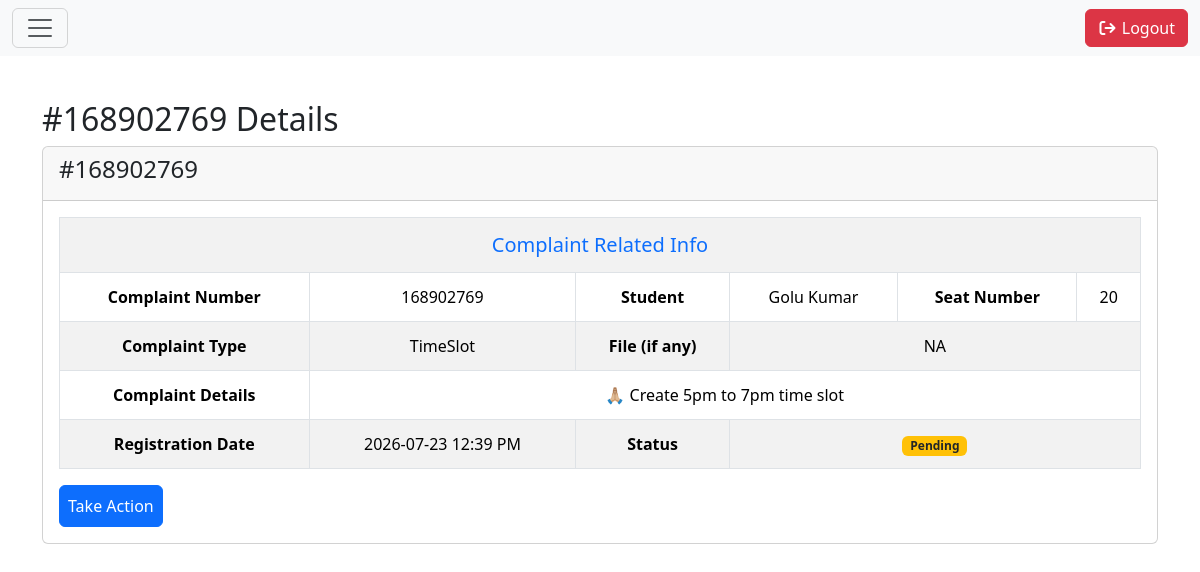
Screenshot of /LibraryStudyCenter/Admin/complaint_details.php?id=4&cn=168902769 (signed in) with the database file from the repository.
### tables this page shows
CREATE TABLE `complaints` (
  `complaint_id` int(11) NOT NULL,
  `complaint_no` int(11) NOT NULL,
  `student_id` int(11) NOT NULL,
  `category` varchar(100) DEFAULT NULL,
  `file` varchar(255) DEFAULT NULL,
  `description` text NOT NULL,
  `status` enum('pending','in_progress','resolved') DEFAULT 'pending',
  `resolve_note` text DEFAULT NULL,
  `created_at` datetime DEFAULT current_timestamp()
);

### LibraryStudyCenter/Admin/complaint_details.php (the view, shortened to what this page needs)
<?php
require "../helper.php";
$sid = (int)$_GET['id'];
$cno = (int)$_GET['cn'];
$student = mysqli_prepare($conn, "
    SELECT st.seat_number, s.student_name
    FROM complaints c
    JOIN bookings b ON c.student_id = b.student_id
    JOIN seats st ON b.seat_id = st.id
    JOIN student_info s ON c.student_id = s.student_id
    WHERE c.student_id = ?
");
mysqli_stmt_bind_param($student, "i", $sid);
mysqli_stmt_execute($student);
$result = mysqli_stmt_get_result($student);
$seatRow = mysqli_fetch_assoc($result);
$sno = $seatRow['seat_number'] ?? "No seat found";
$sname=$seatRow['student_name']??"none";
$stmt = mysqli_prepare($conn, "SELECT * FROM complaints WHERE student_id=? AND complaint_no=?");
mysqli_stmt_bind_param($stmt, "ii", $sid, $cno);
mysqli_stmt_execute($stmt);
$result = mysqli_stmt_get_result($stmt);
if ($complaintRow = mysqli_fetch_assoc($result)) {
    $cty = $complaintRow['category'];
    $cfile = $complaintRow['file'];
    $cdt = $complaintRow['description'];
    $st  = $complaintRow['status'];
    $date = date("Y-m-d h:i A", strtotime($complaintRow['created_at']));
    if ($st == 'pending') {
        $badge = "<span class='badge bg-warning text-dark'>Pending</span>";
    } elseif ($st == 'resolved') {
        $badge = "<span class='badge bg-success'>Resolved</span>";
    } elseif ($st == 'rejected') {
        $badge = "<span class='badge bg-danger'>Rejected</span>";
    } else {
        $badge = "<span class='badge bg-secondary'>" . htmlspecialchars($st) . "</span>";
    }
}
?>
<div class="row" style="margin-top:100px;">
    <div class="col-md-12">
        <h2>#<?=htmlspecialchars($cno)?> Details</h2>
        <div class="card complaint-details">
            <div class="card-header">
                <h4>#<?=htmlspecialchars($cno)?></h4>
            </div>
            <div class="card-body">
                <div class="table-responsive">
                    <table class="table table-striped  table-bordered text-center align-middle">
                        <tbody>
                            <tr>
                                <td colspan="6" class="text-center text-primary fs-5">
                                    Complaint Related Info
                                </td>
                            </tr>
                            <tr>
                                <th>Complaint Number</th>
                                <td><?=htmlspecialchars($cno)?></td>
                                <th>Student</th>
                                <td><?=htmlspecialchars($sname)?></td>
                                <th>Seat Number</th>
                                <td><?=htmlspecialchars($sno)?></td>
                            </tr>
                            <tr>
                                <th>Complaint Type</th>
                                <td><?=htmlspecialchars($cty)?></td>
                                <th>File (if any)</th>
                                <td colspan="4">
                                    <?php
                                    if (!empty($cfile)) {
                                        echo "<a href='../student/Complaintfiles/".htmlspecialchars($cfile)."' class='text-decoration-none'>View File</a>";
                                    } else {
                                        echo "NA";
                                    }
                                    ?>
                                </td>
                            </tr>
                            <tr>
                                <th>Complaint Details</th>
                                <td colspan="6"><?=htmlspecialchars($cdt)?></td>
                            </tr>
                            <tr>
                                <th>Registration Date</th>
                                <td><?=htmlspecialchars($date)?></td>
                                <th>Status</th>
                                <td colspan="6"><?=$badge?></td>
                            </tr>
                        </tbody>
                    </table>
                    <button class="btn btn-primary p-2" data-bs-toggle="modal" data-bs-target="#staticBackdrop">
                        Take Action
                    </button>
                </div>
            </div>
        </div>
</div>
</div>
<?php require_once "footer.php"; ?>

### LibraryStudyCenter/Admin/style.css (style rules this page uses)
.card { cursor: pointer; }
.table { cursor: pointer; }
.table td { padding:12px; }

### rows the page displays
complaints: category "TimeSlot", description "🙏🏼 Create 5pm to 7pm time slot", created_at "2026-07-23 12:39 PM"

### other values shown
$cno "168902769"
$sname "Golu Kumar"
$sno "20"
